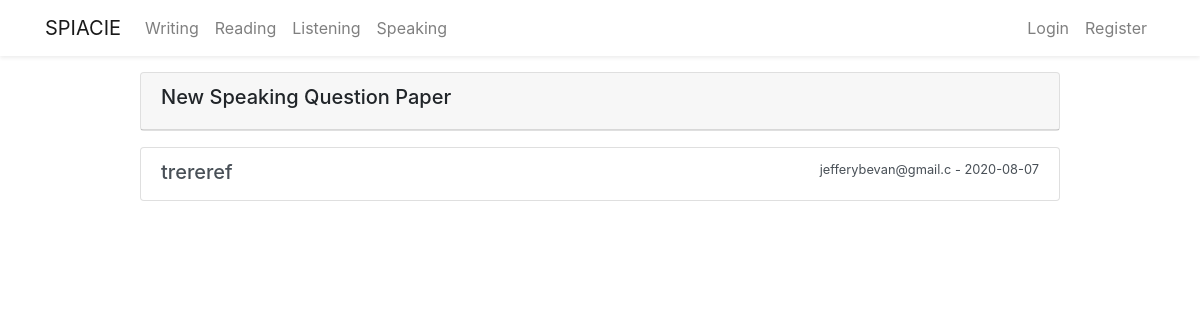
The page /speaking on the database as committed earlier.
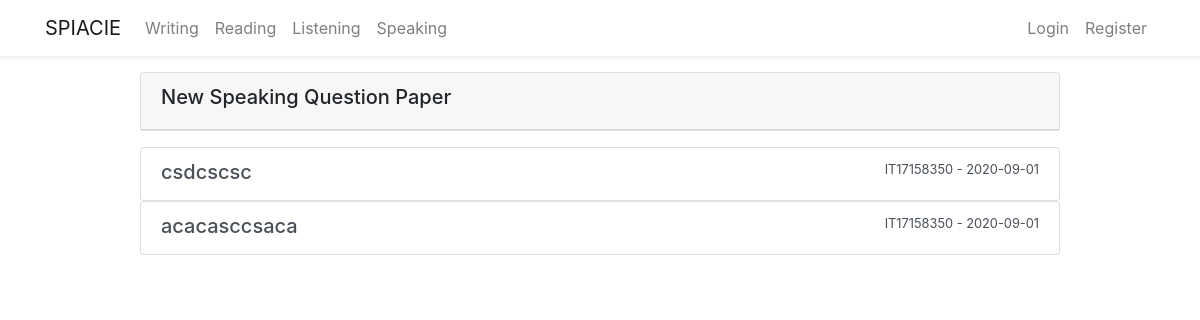
The same page on the database as committed later.
### flaskblog/models.py (models this page shows, shortened)
class Speaking(db.Model):
    id = db.Column(db.Integer, primary_key=True)
    title = db.Column(db.String(300), unique=True, nullable=False)
    question_01 = db.Column(db.String(500), nullable=False)
    question_02 = db.Column(db.String(500), nullable=False)
    question_03 = db.Column(db.String(500), nullable=False)
    question_04 = db.Column(db.String(500), nullable=False)
    question_05 = db.Column(db.String(500), nullable=False)
    date_posted = db.Column(db.DateTime, nullable=False,
                            default=datetime.now())
    user_id = db.Column(db.Integer, db.ForeignKey('user.id'), nullable=False)

class User(db.Model, UserMixin):
    id = db.Column(db.Integer, primary_key=True)
    firstname = db.Column(db.String(20), nullable=False)
    lastname = db.Column(db.String(20), nullable=False)
    username = db.Column(db.String(20), unique=True, nullable=False)
    email = db.Column(db.String(20), unique=True, nullable=False)
    password = db.Column(db.String(20), nullable=False)
    image_file = db.Column(db.String(20), nullable=False,
                           default='default.jpg')
    post = db.relationship('Post', backref='author', lazy=True)
    writingpaper = db.relationship(
        'Writingpaper', backref='wcreator', lazy=True)
    writinganswer = db.relationship(
        'Writingpaperanswer', backref='wcandidate', lazy=True)
    speaking = db.relationship(
        'Speaking', backref='vspeak', lazy=True)
    speakinganswer = db.relationship(
        'Speakinganswer', backref='speakanswer', lazy=True)
    Speakinganswersav = db.relationship(
        'Speakinganswersaved', backref='speakinganswersaved', lazy=True)

### flaskblog/speaking/routes.py (the view)
@speaking.route("/speaking")
def speak():
    speakings = Speaking.query.all()
    return render_template('speaking.html', speakings=speakings)

### flaskblog/templates/speaking.html (shortened to what this page needs)
{% extends 'layout.html' %} {% block content %}
<div class="row justify-content-center mt-3">
  <div class="col-md-10">
    <div class="card mb-3">
      <div class="card-header">
        <h5>New Speaking Question Paper</h5>
      </div>
    </div>
    {% for speaking in speakings %}
    <div class="list-group">
      <a
        href="{{ url_for('speaking.show_speaking', speaking_id= speaking.id )}}"
        class="list-group-item list-group-item-action"
      >
        <div class="d-flex w-100 justify-content-between">
          <h5 class="mb-1">{{ speaking.title }}</h5>
          <small>
            {{ speaking.vspeak.username }} -
            {{speaking.date_posted.strftime('%Y-%m-%d') }}</small
          >
        </div>
      </a>
    </div>
    {% endfor %}
  </div>
</div>
{% endblock content %}

### flaskblog/templates/layout.html (shortened to what this page needs)
<!DOCTYPE html>
<html lang="en">
  <head>
    <link
      rel="stylesheet"
      href="https://stackpath.bootstrapcdn.com/bootstrap/4.5.0/css/bootstrap.min.css"
    />
  </head>
  <body>
    {% include 'includes/_navbar.html' %}
    <div class="container mt-3">
       {% block content %} {% endblock
      content%}
    </div>
  </body>
</html>

### flaskblog/templates/includes/_navbar.html (shortened to what this page needs)
<nav class="navbar navbar-expand-md navbar-light bg-white shadow-sm">
  <div class="container">
    <a class="navbar-brand" href="/">SPIACIE</a>
    <div class="collapse navbar-collapse" id="navbarSupportedContent">
      <ul class="navbar-nav mr-auto">
        <li class="nav-item">
          <a class="nav-link" href="{{ url_for('writing.write') }}">Writing</a>
        </li>
        <li class="nav-item">
          <a class="nav-link" href="{{ url_for('reading.read')}}">Reading</a>
        </li>
        <li class="nav-item">
          <a class="nav-link" href="{{ url_for('listening.listen')}}">Listening</a>
        </li>
        <li class="nav-item">
          <a class="nav-link" href="{{ url_for('speaking.speak') }}">Speaking</a>
        </li>
      </ul>
      <ul class="navbar-nav ml-auto">
        {% if current_user.is_authenticated %}
        <li class="nav-item">
          <a class="nav-link" href="/post/new">New Post</a>
        </li>
        <li class="nav-item">
          <a class="nav-link" href="/account">Account</a>
        </li>
        <li class="nav-item">
          <a class="nav-link" href="/logout">Logout</a>
        </li>
        {% else %}
        <li class="nav-item">
          <a class="nav-link" href="/login">Login</a>
        </li>
        <li class="nav-item">
          <a class="nav-link" href="/register">Register</a>
        </li>
        {% endif %}
      </ul>
    </div>
  </div>
</nav>

Rows that differ between the two databases and show on the page:
removed Speaking: title "trereref", vspeak.username "jefferybevan@gmail.c", date_posted "2020-08-07"
added Speaking: title "csdcscsc", vspeak.username "IT17158350", date_posted "2020-09-01"
added Speaking: title "acacasccsaca", vspeak.username "IT17158350", date_posted "2020-09-01"
